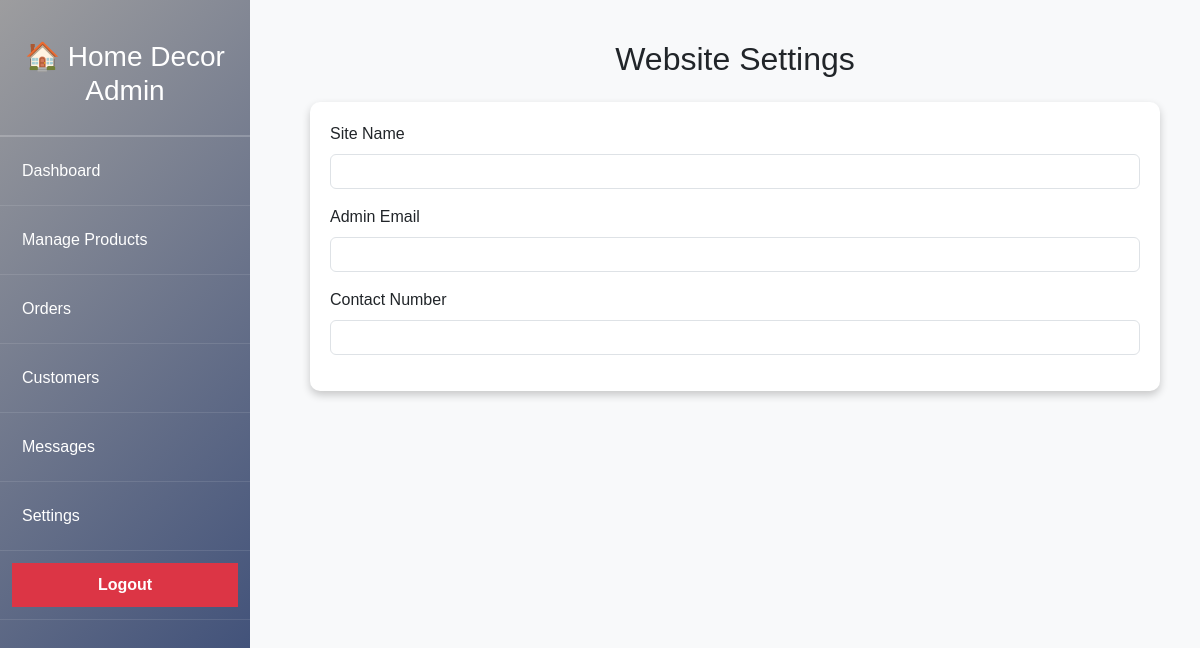
The app's page /settings.php, older data.
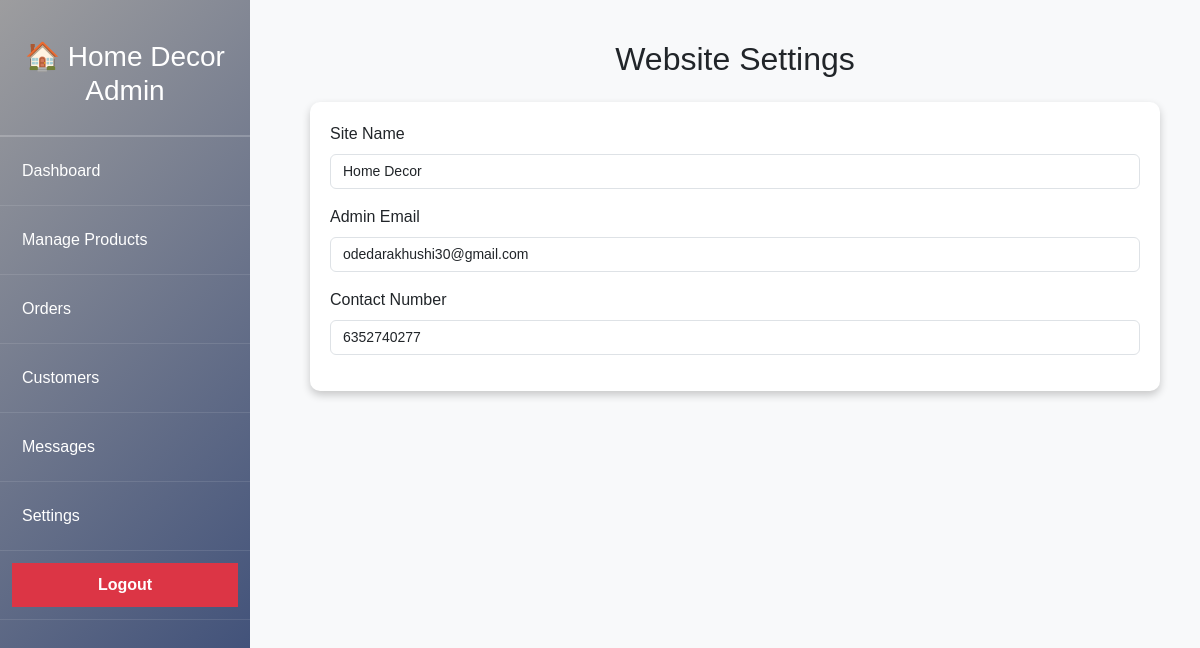
The same page, newer data.
### tables this page shows
CREATE TABLE IF NOT EXISTS `settings` (
  `id` int NOT NULL AUTO_INCREMENT,
  `site_name` varchar(255) NOT NULL,
  `admin_email` varchar(255) NOT NULL,
  `admin_password` varchar(255) NOT NULL,
  `contact_number` varchar(20) NOT NULL,
  PRIMARY KEY (`id`)
);

### settings.php (the view, shortened to what this page needs)
<?php
include 'db_connect.php';
include 'sidebar.php';
$query = "SELECT * FROM settings LIMIT 1";
$result = $conn->query($query);
$settings = $result->fetch_assoc();
?>
<!DOCTYPE html>
<html lang="en">
<head>
    <link rel="stylesheet" href="https://cdn.jsdelivr.net/npm/bootstrap@5.3.0/dist/css/bootstrap.min.css">
</head>
<body>
<div class="main-content">
    <h2 class="text-center mb-4">Website Settings</h2>
    <div class="settings-container">
        <form method="POST">
            <div class="mb-3">
                <label for="site_name" class="form-label">Site Name</label>
                <input type="text" class="form-control" id="site_name" name="site_name"
                       value="<?php echo htmlspecialchars($settings['site_name'] ?? ''); ?>" required>
            </div>
            <div class="mb-3">
                <label for="admin_email" class="form-label">Admin Email</label>
                <input type="email" class="form-control" id="admin_email" name="admin_email"
                       value="<?php echo htmlspecialchars($settings['admin_email'] ?? ''); ?>" required>
            </div>
            <div class="mb-3">
                <label for="contact_number" class="form-label">Contact Number</label>
                <input type="text" class="form-control" id="contact_number" name="contact_number"
                       value="<?php echo htmlspecialchars($settings['contact_number'] ?? ''); ?>" required>
            </div>
        </form>
    </div>
</div>
</body>
</html>

Row changes from the older to the newer data that the page shows:
added settings: site_name "Home Decor", admin_email "odedarakhushi30@gmail.com", contact_number "6352740277"
